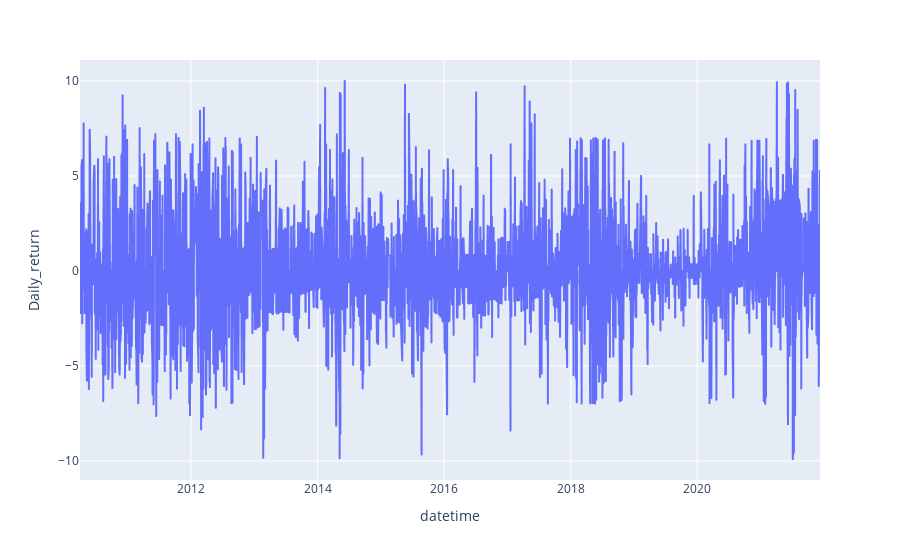

The cell this chart's notebook holds for it:
### Code cell
fig = go.Figure()
px.line(df, x='datetime', y='Daily_return', labels={'x':'Date', 'y':'Daily_Return_%'})

### Figure 1 — Plotly figure (JSON) as saved in the notebook; plotly's stock layout.template omitted (floating-point values rounded to 4 significant figures; data arrays with more than 128 entries replaced by an {"elided": "..."} marker saying what was removed)
{"data": [{"hovertemplate": "datetime=%{x}<br>Daily_return=%{y}<extra></extra>", "legendgroup": "", "line": {"color": "#636efa", "dash": "solid"}, "mode": "lines", "name": "", "showlegend": false, "type": "scattergl", "x": {"elided": "2922 str values"}, "xaxis": "x", "y": {"elided": "2922 float values"}, "yaxis": "y"}], "layout": {"legend": {"tracegroupgap": 0}, "margin": {"t": 60}, "xaxis": {"anchor": "y", "domain": [0, 1], "title": {"text": "datetime"}}, "yaxis": {"anchor": "x", "domain": [0, 1], "title": {"text": "Daily_return"}}}}
